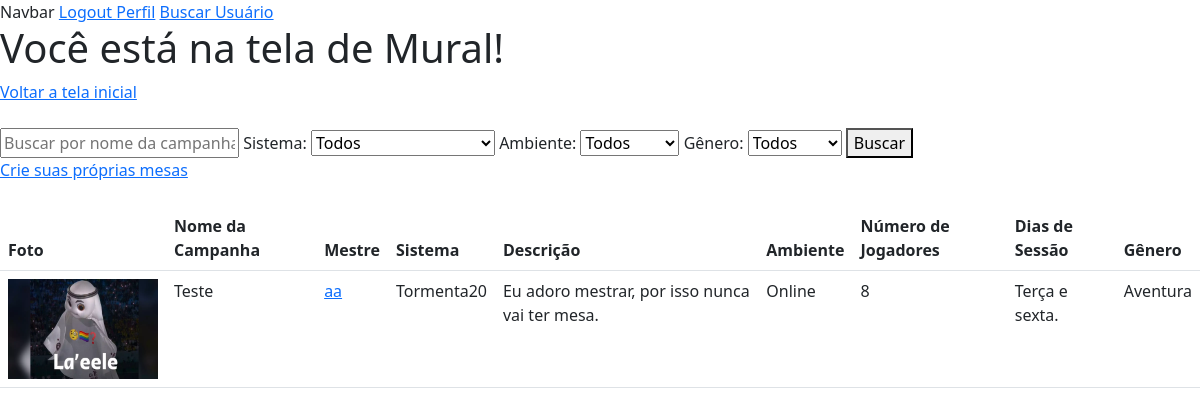
/buscarMesa/ (signed in), run on the app's committed database.
### home/models.py (models this page shows, shortened)
class Campanha(models.Model):
    nomeMestre = models.ForeignKey(Perfil, on_delete=models.CASCADE)
    SISTEMAS_RPG_CHOICES = (
        ('Dungeons & Dragons', 'Dungeons & Dragons'),
        ('Ordem Paranormal', 'Ordem Paranormal'),
        ('Tormenta20', 'Tormenta20'),
        ('Call of Cthulu', 'Call of Cthulu'),
        ('Outro', 'Outro')
    )
    AMBIENTES_RPG_CHOICES = (
        ('Online', 'Online'),
        ('Presencial', 'Presencial')
    )
    GENERO_RPG_CHOICES = (
        ('Aventura', 'Aventura'),
        ('Comédia', 'Comédia'),
        ('Drama', 'Drama'),
        ('Fantasia', 'Fantasia'),
        ('Histórico', 'Histórico'),
        ('Mistério', 'Mistério'),
        ('Suspense', 'Suspense'),
        ('Terror', 'Terror'),
    )
    nomeCampanha = models.CharField(max_length=52)
    sistemaCampanha = models.CharField(max_length=100, choices=SISTEMAS_RPG_CHOICES)
    descricaoCampanha = models.TextField(max_length=256)
    fotoCampanha = models.ImageField(upload_to='static/img/FotoCampanha/')
    ambienteCampanha = models.CharField(max_length=100, choices=AMBIENTES_RPG_CHOICES)
    numeroJogadores = models.IntegerField()
    diasSessao = models.CharField(max_length=52)
    generoRPG = models.CharField(max_length=100, choices=GENERO_RPG_CHOICES)

class Perfil(models.Model):
    nomePerfil = models.ForeignKey(User, on_delete=models.CASCADE)
    slug = models.SlugField(unique=True)
    SESSION_CHOICES = (
        ('Online', 'Online'),
        ('Presencial', 'Presencial'),
    )
    PLAYER_TYPE_CHOICES = (
        ('Mestre', 'Mestre'),
        ('Jogador', 'Jogador'),
        ('Ambos', 'Ambos'),
    )
    RPG_SYSTEM_CHOICES = (
        ('Dungeons & Dragons', 'Dungeons & Dragons'),
        ('Tormenta20', 'Tormenta20'),
        ('Ordem Paranormal', 'Ordem Paranormal'),
        ('Call of Cthulhu', 'Call of Cthulhu'),
        ('Outros', 'Outros'),
    )
    fotoConta = models.ImageField(upload_to='static/img/fotoUser')
    tipo_sessao = models.CharField(max_length=20, choices=SESSION_CHOICES)
    tipo_player = models.CharField(max_length=20, choices=PLAYER_TYPE_CHOICES)
    descricao = models.TextField(max_length=256)
    sistema_rpg = models.CharField(max_length=20, choices=RPG_SYSTEM_CHOICES)

### home/views.py (the view)
# urls.py: path('buscarMesa/', views.buscarmesa, name='buscarmesa'),
@login_required
def buscarmesa(request):
    sistema_busca = request.GET.get('q')
    sistema_filtro = request.GET.get('sistema')
    ambiente_filtro = request.GET.get('ambiente')
    genero_filtro = request.GET.get('genero')
    campanhas = Campanha.objects.all()
    if sistema_busca:
        campanhas = campanhas.filter(
            Q(nomeCampanha__icontains=sistema_busca)
        )
    if sistema_filtro:
        campanhas = campanhas.filter(
            Q(sistemaCampanha__icontains=sistema_filtro)
        )
    if ambiente_filtro:
        campanhas = campanhas.filter(
            Q(ambienteCampanha__icontains=ambiente_filtro)
        )
    if genero_filtro:
        campanhas = campanhas.filter(
            Q(generoRPG__icontains=genero_filtro)
        )
    return render(request, 'principal/muralLogado.html', {'campanhas': campanhas})

### home/templates/principal/muralLogado.html (shortened to what this page needs)
{% extends 'principal/base.html' %}
{% block conteudo %}
<h1>Você está na tela de Mural!</h1>
<a href='{% url 'home' %}'>Voltar a tela inicial</a> <br> <br>
<form method="GET" class="search-form">
    <input type="text" name="q" placeholder="Buscar por nome da campanha">
    <label for="sistema">Sistema:</label>
    <select name="sistema" id="sistema">
        <option value="">Todos</option>
    </select>
    <label for="ambiente">Ambiente:</label>
    <select name="ambiente" id="ambiente">
        <option value="">Todos</option>
    </select>
    <label for="genero">Gênero:</label>
    <select name="genero" id="genero">
        <option value="">Todos</option>
    </select>
    <button type="submit">Buscar</button>
</form>
<a href="{% url 'criarCampanhas' %}">Crie suas próprias mesas</a>
<br> <br>
<link href="https://cdn.jsdelivr.net/npm/bootstrap@5.3.0/dist/css/bootstrap.min.css" rel="stylesheet">
<table class="table">
    <thead>
        <tr>
            <th>Foto</th>
            <th>Nome da Campanha</th>
            <th>Mestre</th>
            <th>Sistema</th>
            <th>Descrição</th>
            <th>Ambiente</th>
            <th>Número de Jogadores</th>
            <th>Dias de Sessão</th>
            <th>Gênero</th>
        </tr>
    </thead>
    <tbody>
        {% for campanha in campanhas %}
        <tr>
            <td><img src="{{ campanha.fotoCampanha.url }}" alt="Foto da Campanha" width="150" height="100"></td>
            <td>{{ campanha.nomeCampanha }}</td>
            <td><a href="{% url 'exibir_perfil' perfil_slug=campanha.nomeMestre.slug %}">{{ campanha.nomeMestre.nomePerfil.username }}</a></td>
            <td>{{ campanha.sistemaCampanha }}</td>
            <td>{{ campanha.descricaoCampanha }}</td>
            <td>{{ campanha.ambienteCampanha }}</td>
            <td>{{ campanha.numeroJogadores }}</td>
            <td>{{ campanha.diasSessao }}</td>
            <td>{{ campanha.generoRPG }}</td>
            </tr>
        {% endfor %}
    </tbody>
</table>
{% endblock conteudo %}

### static/css/base.css (style rules this page uses)
a { text-decoration: none; }

### data on the page
Campanha: fotoCampanha (picture), nomeCampanha "Teste", nomeMestre.nomePerfil.username "aa", sistemaCampanha "Tormenta20", descricaoCampanha "Eu adoro mestrar, por isso nunca vai ter mesa.", ambienteCampanha "Online", numeroJogadores "8", diasSessao "Terça e sexta.", generoRPG "Aventura"
